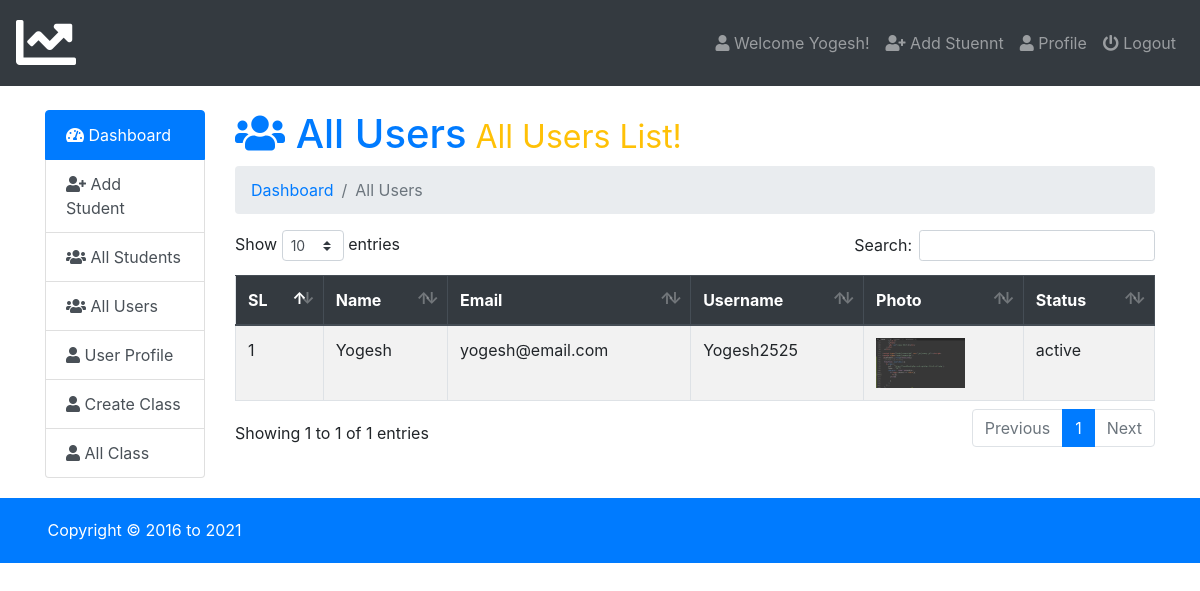
The app's page /admin/index.php?page=all-users (signed in) with its own data.
### tables this page shows
CREATE TABLE `users` (
  `id` int(5) NOT NULL,
  `name` varchar(50) NOT NULL,
  `email` varchar(50) NOT NULL,
  `username` varchar(50) NOT NULL,
  `password` varchar(100) NOT NULL,
  `photo` varchar(50) NOT NULL,
  `status` varchar(12) NOT NULL,
  `datetime` timestamp NOT NULL DEFAULT current_timestamp()
);

### admin/all-users.php (the view, shortened to what this page needs)
<h1 class="text-primary"><i class="fas fa-users"></i>  All Users<small class="text-warning"> All Users List!</small></h1>
<nav aria-label="breadcrumb">
  <ol class="breadcrumb">
     <li class="breadcrumb-item" aria-current="page"><a href="index.php">Dashboard </a></li>
     <li class="breadcrumb-item active" aria-current="page">All Users</li>
  </ol>
</nav>
<table class="table  table-striped table-hover table-bordered" id="data">
  <thead class="thead-dark">
    <tr>
      <th scope="col">SL</th>
      <th scope="col">Name</th>
      <th scope="col">Email</th>
      <th scope="col">Username</th>
      <th scope="col">Photo</th>
      <th scope="col">Status</th>
    </tr>
  </thead>
  <tbody>
    <?php
      $query=mysqli_query($db_con,'SELECT * FROM `users`');
      $i=1;
      while ($result = mysqli_fetch_array($query)) { ?>
      <tr>
        <?php
        echo '<td>'.$i.'</td>
          <td>'.ucwords($result['name']).'</td>
          <td>'.$result['email'].'</td>
          <td>'.ucwords($result['username']).'</td>
          <td><img src="images/'.$result['photo'].'" height="50px"></td>
          <td>'.$result['status'].'</td>';?>
      </tr>
     <?php $i++;} ?>
  </tbody>
</table>

### admin/index.php (shortened to what this page needs)
<?php require_once 'db_con.php';
?>
<!doctype html>
<html lang="en">
  <head>
    <link rel="stylesheet" href="../css/bootstrap.min.css">
    <link rel="stylesheet" href="../css/dataTables.bootstrap4.min.css">
    <link rel="stylesheet" href="../css/fontawesome.min.css">
    <link rel="stylesheet" href="../css/solid.min.css">
    <link rel="stylesheet" href="https://cdnjs.cloudflare.com/ajax/libs/animate.css/4.0.0/animate.min.css"/>
    <link rel="stylesheet" type="text/css" href="../css/style.css">
  </head>
  <body>
<nav class="navbar navbar-expand-lg navbar-dark bg-dark">
  <a class="navbar-brand" href="index.php"><i class="fas fa-chart-line fa-3x"></i></a>
  <div class="navbar-collapse collapse justify-content-end" id="navbarSupportedContent">
    <?php $showuser = $_SESSION['user_login']; $haha = mysqli_query($db_con,"SELECT * FROM `users` WHERE `username`='$showuser';"); $showrow=mysqli_fetch_array($haha); ?>
    <ul class="nav navbar-nav ">
      <li class="nav-item"><a class="nav-link" href="index.php?page=user-profile"><i class="fa fa-user"></i> Welcome <?php echo $showrow['name']; ?>!</a></li>
      <li class="nav-item"><a class="nav-link" href="index.php?page=add-student"><i class="fa fa-user-plus"></i> Add Stuennt</a></li>
      <li class="nav-item"><a class="nav-link" href="index.php?page=user-profile"><i class="fa fa-user"></i> Profile</a></li>
      <li class="nav-item"><a class="nav-link" href="logout.php"><i class="fa fa-power-off"></i> Logout</a></li>
    </ul>
  </div>
</nav>
<br>
    <div class="container">
        <div class="row">
          <div class="col-md-2">
            <div class="list-group">
              <a href="index.php?page=dashboard" class="list-group-item list-group-item-action active">
               <i class="fas fa-tachometer-alt"></i> Dashboard
              </a>
              <a href="index.php?page=add-student" class="list-group-item list-group-item-action"><i class="fa fa-user-plus"></i> Add Student</a>
              <a href="index.php?page=all-student" class="list-group-item list-group-item-action"><i class="fa fa-users"></i> All Students</a>
              <a href="index.php?page=all-users" class="list-group-item list-group-item-action"><i class="fa fa-users"></i> All Users</a>
              <a href="index.php?page=user-profile" class="list-group-item list-group-item-action"><i class="fa fa-user"></i> User Profile</a>
              <a href="index.php?page=add-class" class="list-group-item list-group-item-action"><i class="fa fa-user"></i> Create Class</a>
              <a href="index.php?page=all-class" class="list-group-item list-group-item-action"><i class="fa fa-user"></i> All Class</a>
            </div>
          </div>
          <div class="col-md-10">
             <div class="content">
                 <?php
                   if (isset($_GET['page'])) {
                    $page = $_GET['page'].'.php';
                    }else{
                      $page = 'dashboard.php';
                    }
                    if (file_exists($page)) {
                      require_once $page;
                    }else{
                      require_once '404.php';
                    }
                  ?>
             </div>
        </div>
        </div>
    </div>
    <footer>
      <div class="container">
      <p>Copyright &copy; 2016 to <?php echo date('Y') ?></p>
      </div>
    </footer>
  </body>
</html>

### css/style.css (style rules this page uses)
footer { background: #007BFF; color:#fff; padding: 20px 0px 5px 5px; margin-top: 20px; }

### records on screen
users: name "Yogesh", email "yogesh@email.com", username "Yogesh2525", photo (picture), status "active"
